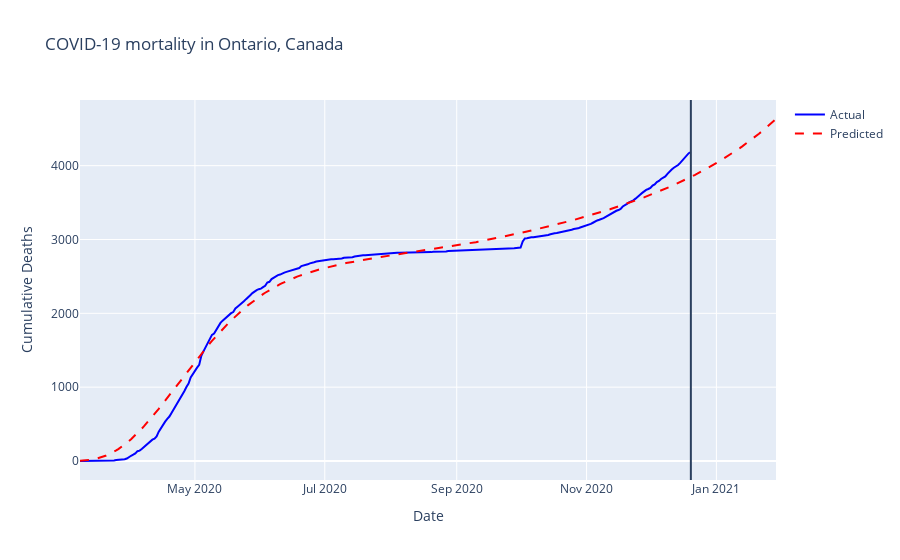
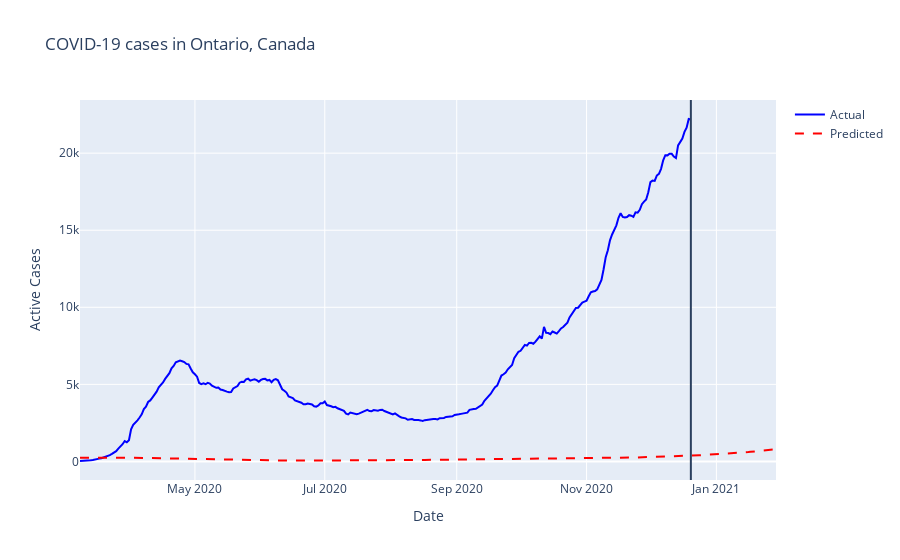
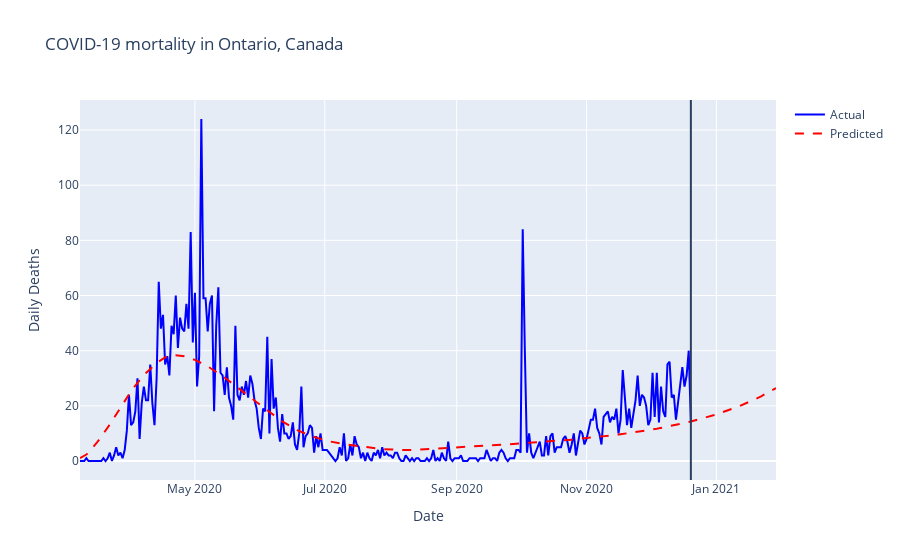

Notebook cell for these charts, in order:
### Code cell
# Plot results for cumulative deaths
plot_predictions(
    mortality_pred,
    y="cumulative_deaths",
    y_label="Cumulative Deaths",
    title="COVID-19 mortality in Ontario, Canada",
    height=600,
)

# Plot results for daily deaths
plot_predictions(
    mortality_pred,
    y="deaths",
    y_label="Daily Deaths",
    title="COVID-19 mortality in Ontario, Canada",
    height=600,
)

### Figure 1 — Plotly figure (JSON) as saved in the notebook; plotly's stock layout.template omitted (floating-point values rounded to 4 significant figures; data arrays with more than 128 entries replaced by an {"elided": "..."} marker saying what was removed)
{"data": [{"marker": {"color": "blue"}, "mode": "lines", "name": "Actual", "type": "scatter", "x": {"elided": "328 str values"}, "y": {"elided": "328 int values"}}, {"line": {"dash": "dash"}, "marker": {"color": "red"}, "mode": "lines", "name": "Predicted", "type": "scatter", "x": {"elided": "328 str values"}, "y": {"elided": "328 float values"}}], "layout": {"autosize": true, "shapes": [{"type": "line", "x0": "2020-12-20", "x1": "2020-12-20", "xref": "x", "y0": 0, "y1": 1, "yref": "paper"}], "title": {"text": "COVID-19 mortality in Ontario, Canada"}, "xaxis": {"autorange": true, "range": ["2020-03-08", "2021-01-29"], "title": {"text": "Date"}, "type": "date"}, "yaxis": {"autorange": true, "range": [-257.3, 4889.0], "title": {"text": "Cumulative Deaths"}, "type": "linear"}}}

### Figure 2 — Plotly figure (JSON) as saved in the notebook; plotly's stock layout.template omitted (floating-point values rounded to 4 significant figures; data arrays with more than 128 entries replaced by an {"elided": "..."} marker saying what was removed)
{"data": [{"marker": {"color": "blue"}, "mode": "lines", "name": "Actual", "type": "scatter", "x": {"elided": "328 str values"}, "y": {"elided": "328 int values"}}, {"line": {"dash": "dash"}, "marker": {"color": "red"}, "mode": "lines", "name": "Predicted", "type": "scatter", "x": {"elided": "328 str values"}, "y": {"elided": "328 float values"}}], "layout": {"autosize": true, "shapes": [{"type": "line", "x0": "2020-12-20", "x1": "2020-12-20", "xref": "x", "y0": 0, "y1": 1, "yref": "paper"}], "title": {"text": "COVID-19 cases in Ontario, Canada"}, "xaxis": {"autorange": true, "range": ["2020-03-08", "2021-01-29"], "title": {"text": "Date"}, "type": "date"}, "yaxis": {"autorange": true, "range": [-1205.0, 23450.0], "title": {"text": "Active Cases"}, "type": "linear"}}}

### Figure 3 — Plotly figure (JSON) as saved in the notebook; plotly's stock layout.template omitted (floating-point values rounded to 4 significant figures; data arrays with more than 128 entries replaced by an {"elided": "..."} marker saying what was removed)
{"data": [{"marker": {"color": "blue"}, "mode": "lines", "name": "Actual", "type": "scatter", "x": {"elided": "328 str values"}, "y": {"elided": "328 int values"}}, {"line": {"dash": "dash"}, "marker": {"color": "red"}, "mode": "lines", "name": "Predicted", "type": "scatter", "x": {"elided": "328 str values"}, "y": {"elided": "328 float values"}}], "layout": {"autosize": true, "shapes": [{"type": "line", "x0": "2020-12-20", "x1": "2020-12-20", "xref": "x", "y0": 0, "y1": 1, "yref": "paper"}], "title": {"text": "COVID-19 mortality in Ontario, Canada"}, "xaxis": {"autorange": true, "range": ["2020-03-08", "2021-01-29"], "title": {"text": "Date"}, "type": "date"}, "yaxis": {"autorange": true, "range": [-6.889, 130.9], "title": {"text": "Daily Deaths"}, "type": "linear"}}}
